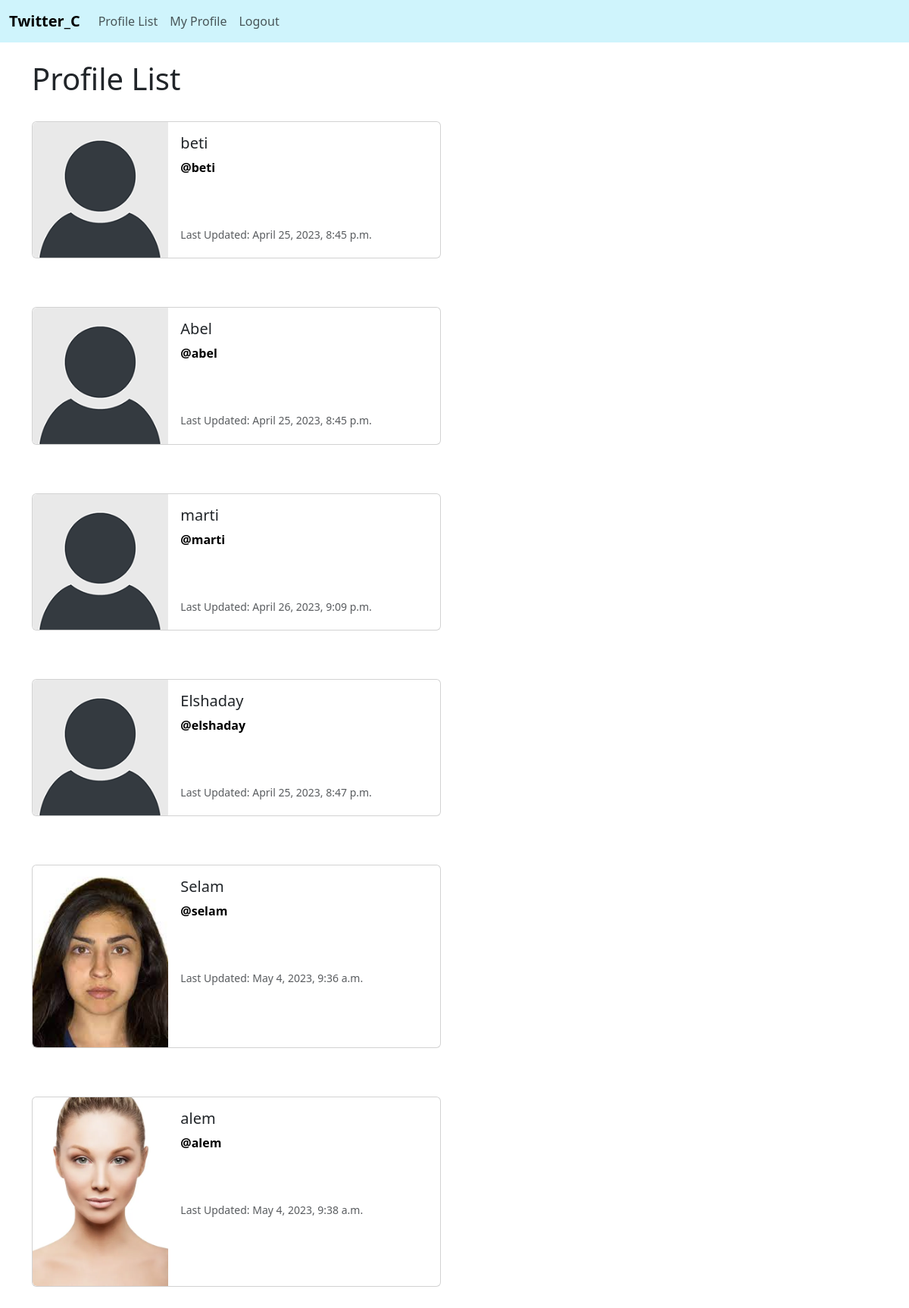
The app's page /profile_list (signed in) with its own data.
### twitterC/models.py (models this page shows, shortened)
class Profile(models.Model):
	user = models.OneToOneField(User,on_delete = models.CASCADE)
	follows = models.ManyToManyField("self",
	related_name = "followed_by",
	symmetrical = False,
	blank = True)
	date_modified = models.DateTimeField(User, auto_now=True)
	profile_image = models.ImageField(null=True, blank=True, upload_to="images/")

### twitterC/views.py (the view)
# urls.py: path('profile_list' ,views.profile_list, name='profile_list'),
def profile_list(request):
    if request.user.is_authenticated:
        profiles = Profile.objects.exclude(user=request.user)
        return render(request, 'profile_list.html', {"profiles":profiles})
    else:
        messages.success(request, ("You must first log in to view this page."))
        return redirect('home')

### twitterC/templates/profile_list.html
{% extends 'base.html' %}
{% load static %}
{% block content %}
	<h1>Profile List</h1>
<br/>
{% if profiles %}
	{% for profile in profiles %}
    <div class="card mb-3" style="max-width: 540px;">
    <div class="row g-0">
        <div class="col-md-4">
            {% if profile.profile_image %}
                <img src="{{ profile.profile_image.url }}" width=200 height=200 class="img-fluid rounded-start" alt="{{profile.user.username}}">
            {% else %}
            <img src="{% static 'images/default_profile_pic.png' %}" class="img-fluid rounded-start" alt="Profile Image">
            {% endif %}
        </div>
        <div class="col-md-8">
        <div class="card-body">
            <h5 class="card-title">{{ profile.user.username }}</h5>
            <p class="card-text"> <a href=" {% url 'profile' profile.user.id %}">@{{ profile.user.username|lower }}</a></p>
            <br/><br/>
            <p class="card-text"><small class="text-muted">Last Updated: {{ profile.date_modified }}</small></p>
        </div>
        </div>
    </div>
    </div>
    <br/><br/>
	{% endfor %}
{% endif %}
{% endblock %}

### twitterC/templates/base.html (shortened to what this page needs)
{% load static %}
<!doctype html>
<html lang="en">
  <head>
    <link href="https://cdn.jsdelivr.net/npm/bootstrap@5.3.0-alpha3/dist/css/bootstrap.min.css" rel="stylesheet">
  </head>
  <body>
    {% include 'navbar.html' %}
    <div class="container">
      <br/>
        {% block content %}
        {% endblock %}
    </div>
  </body>
</html>

### twitterC/templates/navbar.html (shortened to what this page needs)
<nav class="navbar navbar-expand-lg bg-info-subtle">
    <div class="container-fluid">
      <a class="navbar-brand" href="{% url 'home' %}">Twitter_C</a>
      <div class="collapse navbar-collapse" id="navbarSupportedContent">
        <ul class="navbar-nav me-auto mb-2 mb-lg-0">
          <li class="nav-item">
            <a class="nav-link" href="{% url 'profile_list' %}">Profile List</a>
          </li>
          {% if user.is_authenticated %}
            <li class="nav-item">
              <a class="nav-link" href="{% url 'profile' request.user.id %}">My Profile</a>
            </li>
            <li class="nav-item">
              <a class="nav-link" href="{% url 'logout' %}">Logout</a>
            </li>
          {% endif %}
        </ul>
      </div>
    </div>
  </nav>

### twitterC/templates/base.html (style rules this page uses)
a { text-decoration: none; font-weight: bold; color: black; }

### records on screen
Profile: user.username "beti", date_modified "April 25, 2023, 8:45 p.m."
Profile: user.username "Abel", user.username "abel", date_modified "April 25, 2023, 8:45 p.m."
Profile: user.username "marti", date_modified "April 26, 2023, 9:09 p.m."
Profile: user.username "Elshaday", user.username "elshaday", date_modified "April 25, 2023, 8:47 p.m."
Profile: profile_image (picture), user.username "Selam", user.username "selam", date_modified "May 4, 2023, 9:36 a.m."
Profile: profile_image (picture), user.username "alem", date_modified "May 4, 2023, 9:38 a.m."
